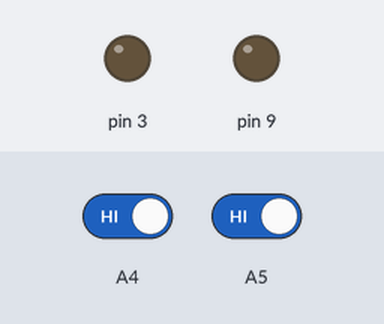
Simulated run of this sketch. Board: Arduino Uno, built with avr-gcc and run on an emulated ATmega328P. Parts: output pins drawn as LEDs (lit = HIGH). The inputs (shaded band) are chosen by the test bench; at power-on: A4 HIGH, A5 HIGH. What the sketch prints to the serial monitor is not drawn.

Above: at 1.2 s.
1.3 s: A4 driven LOW
At 2.5 s:
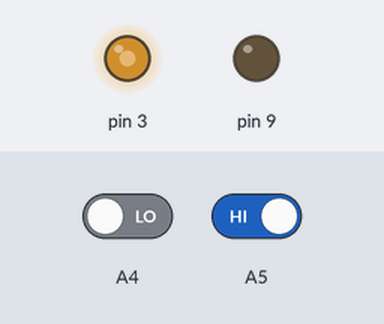
2.8 s: A5 driven LOW
At 3.7 s:
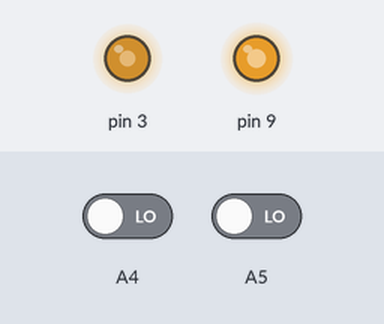
4.3 s: A4 driven HIGH
At 4.7 s:
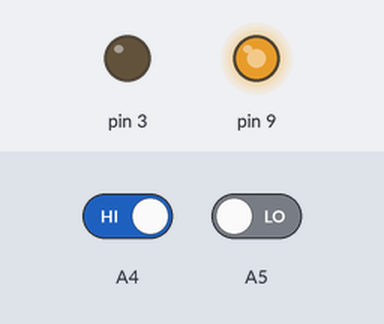
Timing chart, 0 to 7.3 s (numbered marks = the images above; inputs shaded):
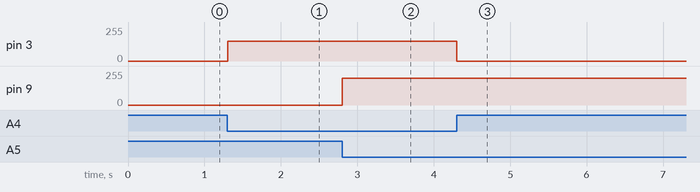

Measured:
- after the input at 1.3 s, pin 3: 0/255 → 150/255 at once
- after the input at 2.8 s, pin 9: 0/255 → 200/255 at once
- after the input at 4.3 s, pin 3: 150/255 → 0/255 at once

The sketch:

bizhangA.ino
```cpp
void setup(){
  Serial.begin(9600);
  pinMode(A4, INPUT);
  pinMode(A5, INPUT);
}

void loop(){
  Serial.println(digitalRead(A4));
  if (digitalRead(A4) == false) {
    analogWrite(3,150);

  } else {
    analogWrite(3,0);

  }
  if (digitalRead(A5) == false) {
    analogWrite(9,200);

  } else {
    analogWrite(9,0);

  }

}
```
